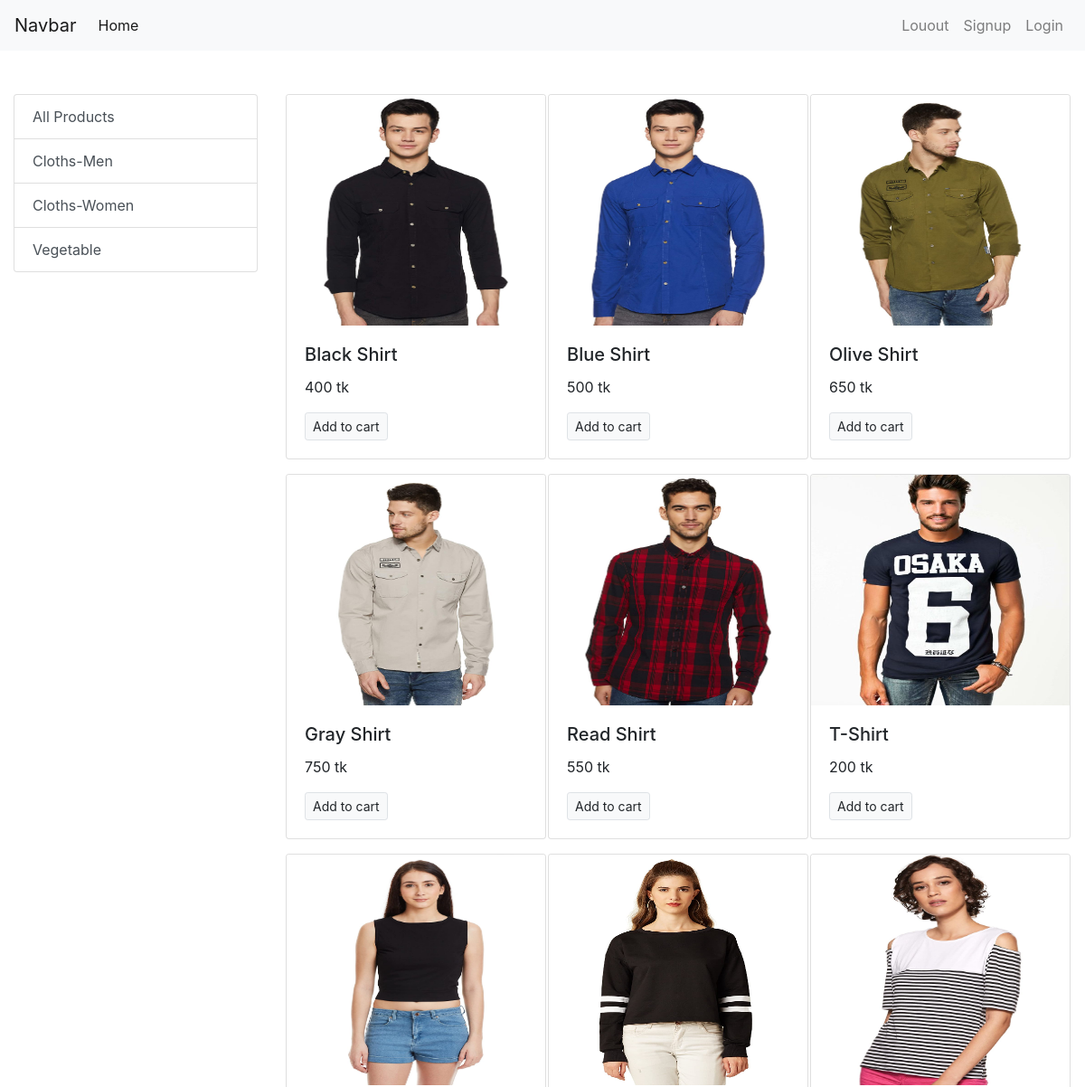
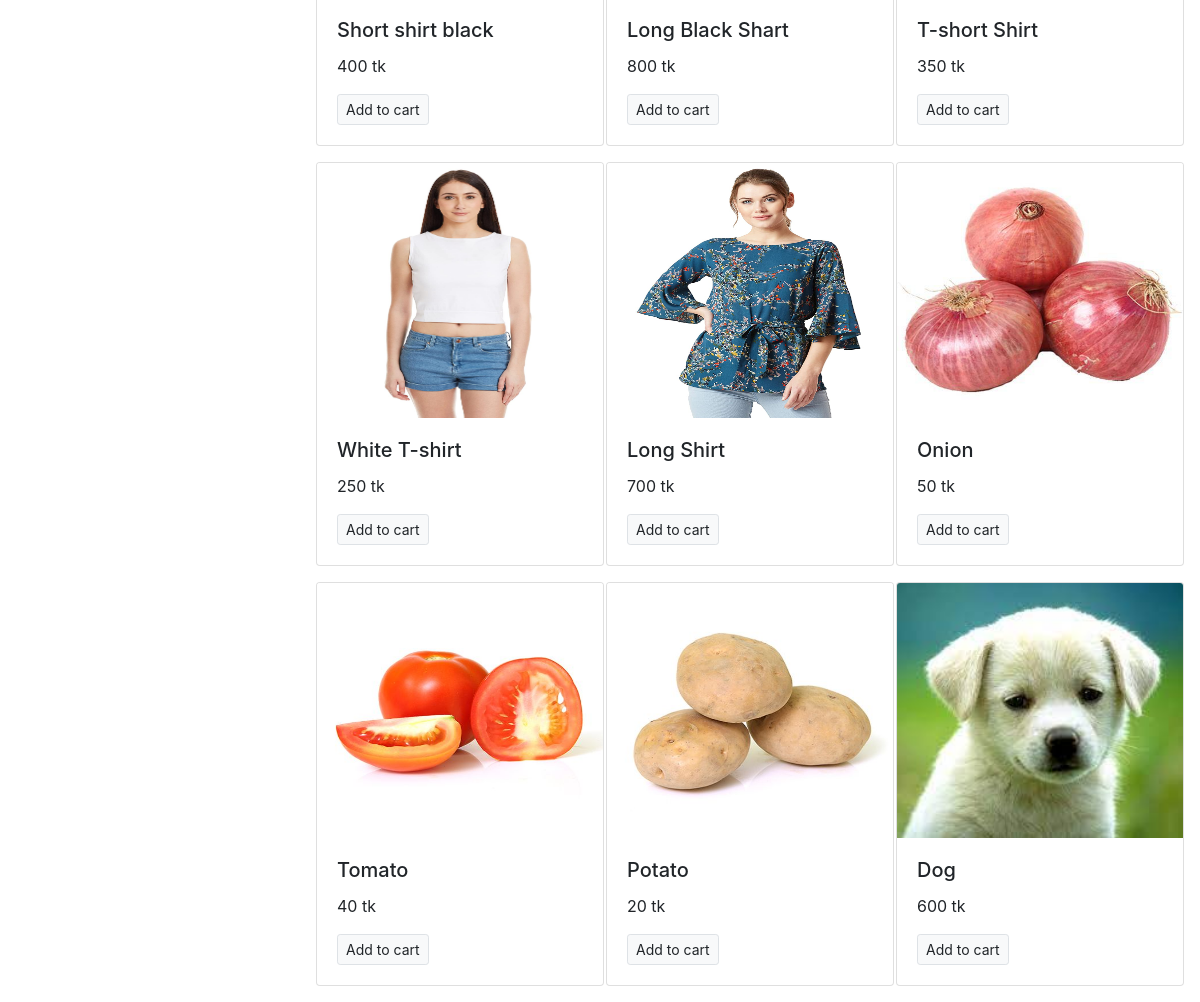
The page / on the database its author committed (2 pictures, top to bottom).
### store/models.py (models this page shows, shortened)
class Category(models.Model):
    name=models.CharField(max_length=20, null=True, blank=True )
    @staticmethod
    def get_all_category():
        return Category.objects.all()

class product(models.Model):
    name=models.CharField(max_length=50, null=True, blank=True)
    price=models.IntegerField(default=0)
    category=models.ForeignKey(Category, on_delete=models.CASCADE, default=1)
    description=models.CharField(max_length=200, default='', null=True, blank=True)
    image=models.ImageField(upload_to='upload/products/')
    @staticmethod
    def get_all_products():
        return product.objects.all()

### store/views.py (the view, shortened to what this page needs)
# urls.py: path('', Index.as_view(), name="index" ),
class Index(View):
    def get(self,request):
        products=product.get_all_products()
        category=Category.get_all_category()
        categoryID=request.GET.get('category')
        if categoryID:
            products=product.get_all_products_by_categoryid(categoryID)
        else:
            products=product.get_all_products()
        data={}
        data['products']=products
        data['category']=category
        return render(request, 'index.html',data)

### store/templates/index.html (shortened to what this page needs)
{% extends 'base.html' %}
{% block content %}
  <div class="container-fluid mt-5">
    <div class="row">
      <div class="col-lg-3 mx-auto">
        <div class="list-group">
          <a href="/" class="list-group-item list-group-item-action ">All Products </a>
          {% for category in category %}
          <a href="/?category={{category.id}}" class="list-group-item list-group-item-action ">{{category.name}}</a>
          {% endfor %}
        </div>
      </div>
      <div id='products' class="col-lg-9">
        <div class="row mx-auto">
          {% for product in products %}
          <div class="card mx-auto mb-3" style="width: 18rem;">
            <img style="height: 255px;" class="card-img-top" src="{{product.image.url}}" alt="Card image cap">
            <div class="card-body">
              <h5 class="card-title">{{product.name}}</h5>
              <p class="card-text">{{product.price}} tk</p>
            <form action="/" method="POST">
              <input type="submit"  class="btn btn-light border btn-sm" value="Add to cart">
            </form>
            </div>
          </div>
          {% endfor %}
        </div>
      </div>
    </div>
  </div>
  {% endblock %}

### store/templates/base.html (shortened to what this page needs)
<!doctype html>
<html lang="en">
<head>
  <link rel="stylesheet" href="https://maxcdn.bootstrapcdn.com/bootstrap/4.0.0/css/bootstrap.min.css"
>
</head>
<body>
  <nav class="navbar navbar-expand-lg navbar-light bg-light">
    <a class="navbar-brand" href="#">Navbar</a>
    <div class="collapse navbar-collapse" id="navbarSupportedContent">
      <ul class="navbar-nav mr-auto">
        <li class="nav-item active">
          <a class="nav-link" href="#">Home <span class="sr-only">(current)</span></a>
        </li>
      </ul>
      <ul class="navbar-nav my-2 my-lg-0">
        <li class="nav-item ">
          <a class="nav-link" href="#">Louout <span class="sr-only">(current)</span></a>
        </li>
        <li class="nav-item ">
          <a class="nav-link" href="/signup">Signup <span class="sr-only">(current)</span></a>
        </li>
        <li class="nav-item ">
          <a class="nav-link" href="/login">Login <span class="sr-only">(current)</span></a>
        </li>
      </ul>
    </div>
  </nav>
  {% block content %} {% endblock %}
</body>
</html>

### rows shown on the page
Category: name "Cloths-Men"
Category: name "Cloths-Women"
Category: name "Vegetable"
product: image (picture), name "Black Shirt", price "400"
product: image (picture), name "Blue Shirt", price "500"
product: image (picture), name "Olive Shirt", price "650"
product: image (picture), name "Gray Shirt", price "750"
product: image (picture), name "Read Shirt", price "550"
product: image (picture), name "T-Shirt", price "200"
product: image (picture), name "Short shirt black", price "400"
product: image (picture), name "Long Black Shart", price "800"
product: image (picture), name "T-short Shirt", price "350"
product: image (picture), name "White T-shirt", price "250"
product: image (picture), name "Long Shirt", price "700"
product: image (picture), name "Onion", price "50"
product: image (picture), name "Tomato", price "40"
product: image (picture), name "Potato", price "20"
product: image (picture), name "Dog", price "600"
